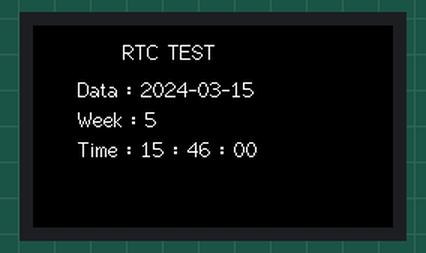
Simulated run of this sketch. Board: ESP32. Parts: 240×135 colour display. The local clock reads 2024-03-15 10:24:30 at power-on unless the sketch sets it.

Above: at 0.2 s.
At 0.7 s:
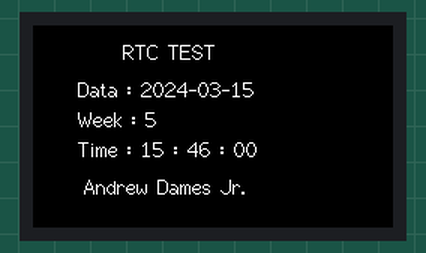
At 14.5 s:
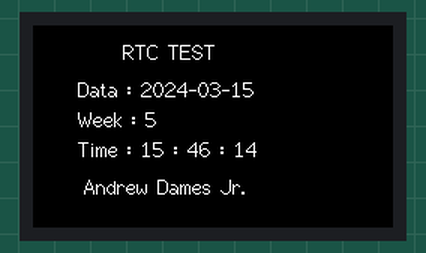
At 19.2 s:
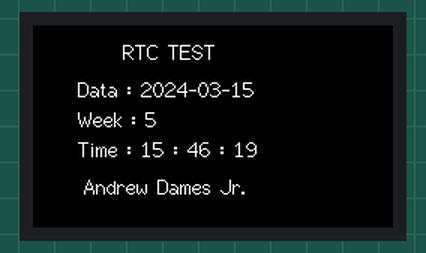
At 27.4 s:
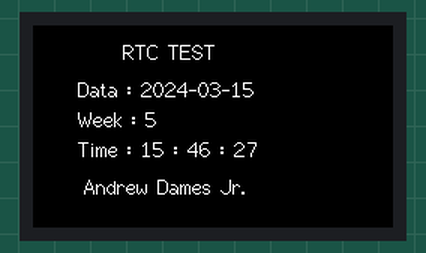
At 38.1 s:
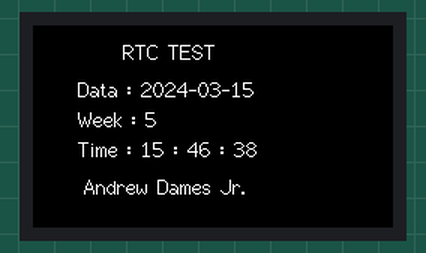

The sketch:

HelloWorld.ino
```cpp
// (licence header left out)
#include <M5StickCPlus.h>

RTC_TimeTypeDef RTC_TimeStruct;
RTC_DateTypeDef RTC_DateStruct;

/* After M5StickC Plus is started or reset
  the program in the setUp () function will be run, and this part will only be
  run once. 在 M5StickC Plus
  启动或者复位后，即会开始执行setup()函数中的程序，该部分只会执行一次。 */
void setup() {
    M5.begin();  // Initialize M5StickC Plus.  初始化 M5StickC PLus
     M5.Lcd.setRotation(3);  // Rotate the screen. 将屏幕旋转
    M5.Lcd.setCursor(60, 10, 2);  // set the cursor location.  设置光标位置
    M5.Lcd.println("RTC TEST");
    RTC_TimeTypeDef TimeStruct;
    TimeStruct.Hours   = 15;  // Set the time.  设置时间
    TimeStruct.Minutes = 46;
    TimeStruct.Seconds = 00;
    M5.Rtc.SetTime(&TimeStruct);  // writes the set time to the real time clock.
                                  // 将设置的时间写入实时时钟
    RTC_DateTypeDef DateStruct;
    DateStruct.WeekDay = 2;  // Set the date.  设置日期
    DateStruct.Month   = 2;
    DateStruct.Date    = 13;
    DateStruct.Year    = 2023;
    M5.Rtc.SetData(&DateStruct);  // writes the set date to the real time clock.
                                  // 将设置的日期写入实时时钟
    M5.Lcd.setTextSize(1);  // Set font size.  设置字体大小
    M5.Lcd.setRotation(3);  // Rotate the screen. 将屏幕旋转
}

/* After the program in setup() runs, it runs the program in loop()
The loop() function is an infinite loop in which the program runs repeatedly
在setup()函数中的程序执行完后，会接着执行loop()函数中的程序
loop()函数是一个死循环，其中的程序会不断的重复运行 */
void loop() {
  M5.Rtc.GetTime(&RTC_TimeStruct);  // Gets the time in the real-time clock.
                                      // 获取实时时钟内的时间
    M5.Rtc.GetData(&RTC_DateStruct);
    M5.Lcd.setCursor(30, 35);
    M5.Lcd.printf("Data : %04d-%02d-%02d\n", RTC_DateStruct.Year,
                  RTC_DateStruct.Month, RTC_DateStruct.Date);
    M5.Lcd.setCursor(30, 55);
    M5.Lcd.printf("Week : %d\n", RTC_DateStruct.WeekDay);
    M5.Lcd.setCursor(30, 75);
    M5.Lcd.printf("Time : %02d : %02d : %02d\n", RTC_TimeStruct.Hours,
                  RTC_TimeStruct.Minutes, RTC_TimeStruct.Seconds);
    delay(500);
    M5.Lcd.setCursor(10,100);
    M5.Lcd.print("    Andrew Dames Jr.");

}
```

Measured:
- what the display in image 2 shows lasts 0.5 s, from 14.5 s to 15.0 s
- what the display in image 3 shows lasts 1.0 s, from 19.1 s to 20.1 s
